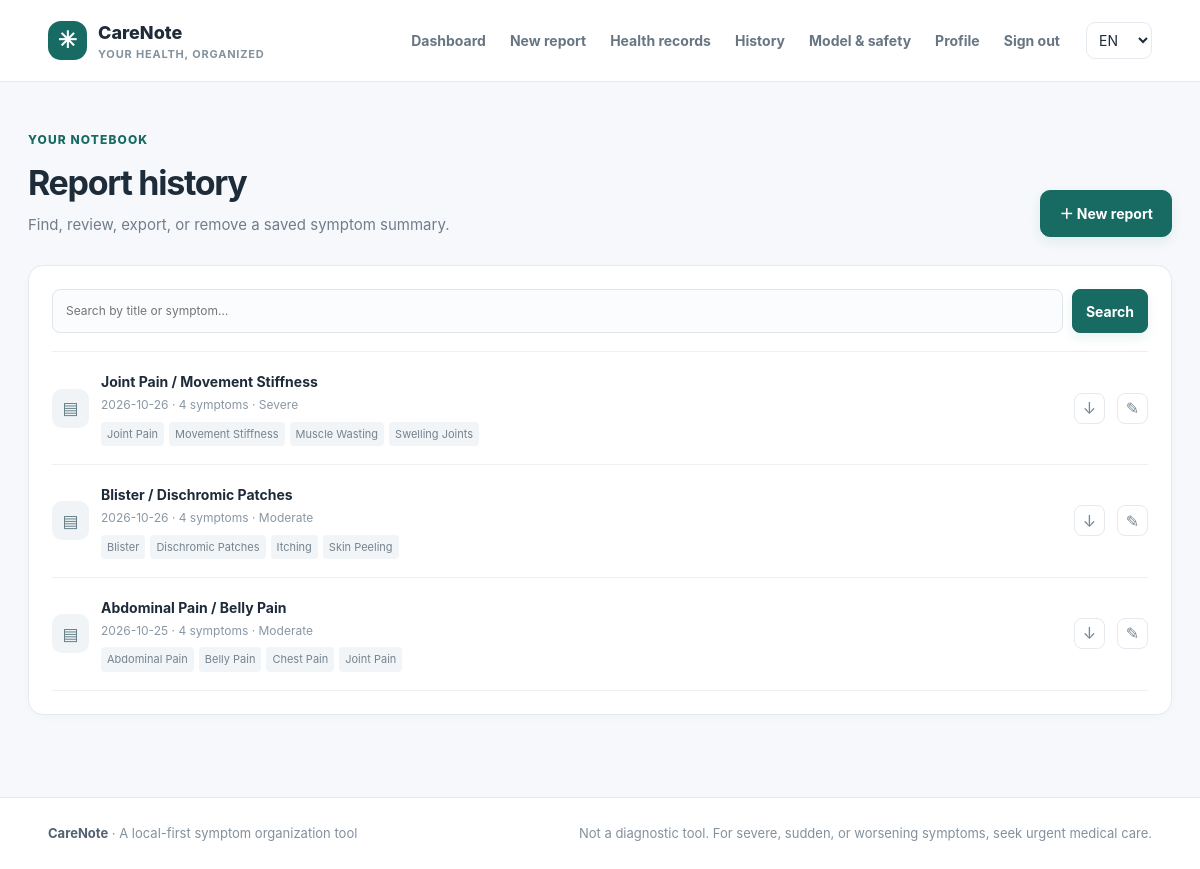
Screenshot of /reports (signed in) with the database file from the repository.
### tables this page shows
CREATE TABLE reports (
                id INTEGER PRIMARY KEY AUTOINCREMENT, user_id INTEGER NOT NULL,
                title TEXT NOT NULL DEFAULT 'Symptom summary', report_json TEXT NOT NULL,
                created_at TEXT NOT NULL, updated_at TEXT NOT NULL,
                FOREIGN KEY(user_id) REFERENCES users(id) ON DELETE CASCADE);

### app.py (the view)
    @app.get("/reports")
    @login_required
    def report_history():
        q=request.args.get("q","").strip()[:100]
        with connect_db() as db:
            if q: rows=db.execute("SELECT id,title,report_json,created_at,updated_at FROM reports WHERE user_id=? AND (title LIKE ? OR report_json LIKE ?) ORDER BY created_at DESC",(g.user["id"],f"%{q}%",f"%{q}%")).fetchall()
            else: rows=db.execute("SELECT id,title,report_json,created_at,updated_at FROM reports WHERE user_id=? ORDER BY created_at DESC",(g.user["id"],)).fetchall()
        reports=[]
        for row in rows:
            data=json.loads(row["report_json"]); reports.append({"id":row["id"],"title":row["title"],"created_at":row["created_at"],"updated_at":row["updated_at"],"symptoms":data.get("symptoms",[]),"severity":data.get("severity","Unsure")})
        return render_template("history.html",title="Report history",reports=reports,q=q)

### templates/history.html
{% extends 'base.html' %}{% block content %}<section class="page-heading"><div><div class="eyebrow">YOUR NOTEBOOK</div><h1>Report history</h1><p>Find, review, export, or remove a saved symptom summary.</p></div><a class="button" href="{{ url_for('new_report') }}">＋ New report</a></section><section class="panel"><form class="search-row" method="get"><label class="sr-only" for="q">Search reports</label><input id="q" type="search" name="q" value="{{ q }}" placeholder="Search by title or symptom…"><button class="button button-small" type="submit">Search</button>{% if q %}<a class="text-link" href="{{ url_for('report_history') }}">Clear</a>{% endif %}</form>{% if reports %}<div class="report-list history-list">{% for report in reports %}<div class="report-row"><span class="report-file">▤</span><a class="report-main" href="{{ url_for('report_detail',report_id=report.id) }}"><strong>{{ report.title }}</strong><small>{{ report.created_at[:10] }} · {{ report.symptoms|length }} symptoms · {{ report.severity }}</small><span class="history-chips">{% for s in report.symptoms[:4] %}<span>{{ s }}</span>{% endfor %}{% if report.symptoms|length>4 %}<span>+{{ report.symptoms|length-4 }}</span>{% endif %}</span></a><a class="icon-link" title="Download PDF" href="{{ url_for('export_saved_report',report_id=report.id) }}">↓</a><a class="icon-link" title="Edit" href="{{ url_for('edit_report',report_id=report.id) }}">✎</a></div>{% endfor %}</div>{% else %}<div class="empty-state"><div class="empty-art">⌕</div><h3>{% if q %}No matching reports{% else %}No reports yet{% endif %}</h3><p>{% if q %}Try another search term.{% else %}Your saved summaries will appear here.{% endif %}</p></div>{% endif %}</section>{% endblock %}

### static/style.css (style rules this page uses)
:root { --ink:#1e2b39;--muted:#6f7d8c;--line:#e4eaf0;--paper:#fff;--bg:#f6f8fb;--brand:#176b63;--brand-dark:#10564f;--mint:#e1f4ef;--lav:#eee9fb;--peach:#fff0e5;--blue:#e6f0ff;--danger:#a33232;--shadow:0 12px 35px rgba(28,49,66,.06) }
* { box-sizing:border-box }
body { margin:0;background:var(--bg);color:var(--ink);font:18px/1.45 Inter,"Segoe UI",Roboto,Arial,sans-serif }
a { color:inherit;text-decoration:none }
button,input,select,textarea { font:inherit }
button,a,select { -webkit-tap-highlight-color:transparent }
button { cursor:pointer }
.button { display:inline-flex;justify-content:center;align-items:center;gap:14px;border:1px solid var(--brand);background:var(--brand);color:#fff;padding:12px 18px;border-radius:10px;font-size:12px;font-weight:750;box-shadow:0 5px 12px #176b6317;transition:.18s }
.button-small { padding:9px 13px;font-size:11px;border-radius:8px }
.eyebrow { font-size:9px;letter-spacing:1.8px;font-weight:800;color:var(--brand);margin-bottom:13px }
.feature-card,.panel,.stat-card { background:white;border:1px solid var(--line);border-radius:15px;box-shadow:0 3px 10px #1b3a4a05 }
.page-heading { display:flex;justify-content:space-between;align-items:end;gap:24px;margin:10px 0 28px }
.page-heading h1 { font-size:34px;letter-spacing:-1.3px;line-height:1.15;margin:0 0 8px }
.page-heading p { margin:0;color:var(--muted);font-size:12px }
.panel { padding:23px;margin-bottom:18px }
.report-list { border-top:1px solid #edf0f3 }
.report-row { display:flex;align-items:center;gap:12px;padding:15px 0;border-bottom:1px solid #edf0f3;min-width:0 }
.report-file { display:grid;place-items:center;width:37px;height:39px;flex-shrink:0;border-radius:10px;background:#f0f4f6;color:#627b85;font-size:17px }
.report-main { flex:1;min-width:0 }
.report-main strong,.report-main small { display:block;overflow:hidden;text-overflow:ellipsis;white-space:nowrap }
.report-main strong { font-size:11px }
.report-main small { font-size:9px;color:#8a97a3;margin-top:3px }
.form-stack input,.form-stack select,.form-stack textarea,.search-row input,.delete-account-form input { width:100%;padding:12px 13px;border:1px solid #dfe6eb;background:#fbfcfd;border-radius:8px;outline:none;color:var(--ink);font-size:12px }
.search-row { display:flex;gap:9px;margin-bottom:18px }
.search-row input { flex:1 }
.history-list .report-row { padding:18px 0 }
.history-chips { display:flex;gap:5px;margin-top:7px;flex-wrap:wrap }
.history-chips span { font-size:8px;background:#f2f5f7;color:#75838e;padding:3px 6px;border-radius:4px }
.icon-link { display:grid;place-items:center;width:31px;height:31px;border:1px solid var(--line);border-radius:8px;color:#75848e }
button,input,select,textarea { font-family:Inter,"Segoe UI",Roboto,Arial,sans-serif;font-size:17px }
.nav a,.nav-button,.brand,.eyebrow,.pill,.field-help,.symptom-option,.category-tab { font-family:Inter,"Segoe UI",Roboto,Arial,sans-serif;font-size:16px;letter-spacing:normal }
:root { --readable-font:Inter,"Segoe UI",Roboto,Arial,sans-serif }
html { font-size:16px;-webkit-text-size-adjust:100%;text-size-adjust:100% }
body,button,input,select,textarea,.nav a,.nav-button,.brand,.eyebrow,.pill,.field-help,.symptom-option,.category-tab { font-family:var(--readable-font)!important }
body { font-size:16px;line-height:1.65;letter-spacing:0 }
h1,h2,h3,h4,h5,h6,p,label,li,td,th { overflow-wrap:break-word }
button,input,select,textarea { font-size:16px;line-height:1.5 }
.eyebrow { font-size:12px;letter-spacing:1.2px }
.button { font-size:14px;line-height:1.45 }
.button-small { font-size:13px }
.feature-card p,.disclaimer-band p,.page-heading p { font-size:15px;line-height:1.7 }
.report-main strong { font-size:14px }
.report-main small { font-size:12px }
.page-heading h1 { line-height:1.2 }
.history-chips span { font-size:11px }
body,body * { font-family:var(--readable-font) }
body { font-size:16px;line-height:1.65 }
.button,.button-small { font-size:14px;line-height:1.5 }
.eyebrow { font-size:12px;letter-spacing:1.1px }
.page-heading p,.panel-heading p,.lead,.feature-card p,.disclaimer-band p,.health-tool-title p,.health-records-intro p { font-size:15px;line-height:1.7 }
.stat-label,.stat-card small,.report-main small,.preview-top small,.floating-note small { font-size:12px;line-height:1.55 }
input,select,textarea,button { font-size:16px;line-height:1.5 }

### rows the page displays
reports: title "Joint Pain / Movement Stiffness", created_at "2026-10-26", symptoms|length "4", severity "Severe", 4 "Joint Pain" "Movement Stiffness" "Muscle Wasting" "Swelling Joints"
reports: title "Blister / Dischromic Patches", created_at "2026-10-26", symptoms|length "4", severity "Moderate", 4 "Blister" "Dischromic Patches" "Itching" "Skin Peeling"
reports: title "Abdominal Pain / Belly Pain", created_at "2026-10-25", symptoms|length "4", severity "Moderate", 4 "Abdominal Pain" "Belly Pain" "Chest Pain" "Joint Pain"
